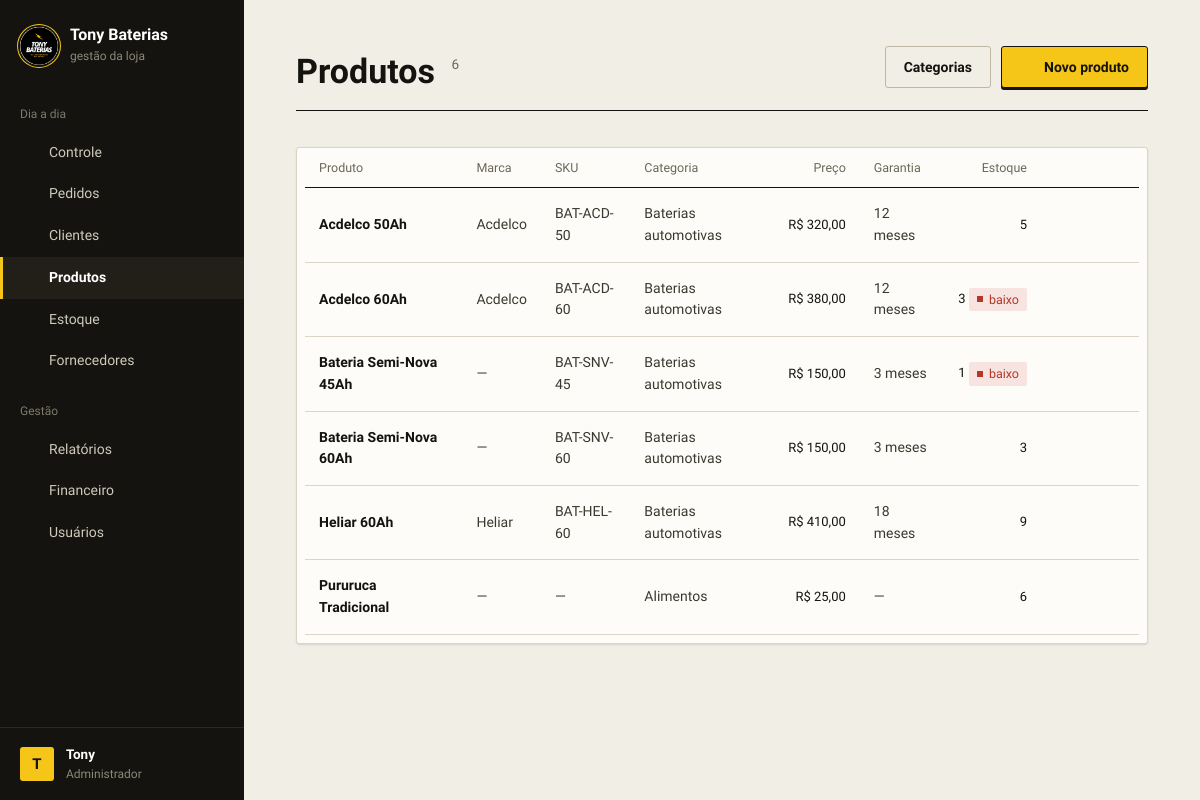
/public/produtos.php (signed in), run on the app's committed database.
### tables this page shows
CREATE TABLE IF NOT EXISTS `produtos` (
  `id` int UNSIGNED NOT NULL AUTO_INCREMENT,
  `categoria_id` int UNSIGNED DEFAULT NULL,
  `nome` varchar(150) NOT NULL,
  `descricao` text,
  `marca` varchar(80) DEFAULT NULL,
  `sku` varchar(40) DEFAULT NULL,
  `preco` decimal(10,2) NOT NULL DEFAULT '0.00',
  `garantia_meses` smallint UNSIGNED NOT NULL DEFAULT '0',
  `estoque_atual` int NOT NULL DEFAULT '0',
  `estoque_minimo` int NOT NULL DEFAULT '0',
  `ativo` tinyint(1) NOT NULL DEFAULT '1',
  `criado_em` datetime NOT NULL DEFAULT CURRENT_TIMESTAMP,
  `atualizado_em` datetime NOT NULL DEFAULT CURRENT_TIMESTAMP ON UPDATE CURRENT_TIMESTAMP,
  PRIMARY KEY (`id`),
  UNIQUE KEY `sku` (`sku`),
  CONSTRAINT `chk_estoque_nao_negativo` CHECK (`estoque_atual` >= 0),
  KEY `fk_produtos_categoria` (`categoria_id`),
  KEY `idx_produtos_nome` (`nome`)
);

CREATE TABLE IF NOT EXISTS `categorias` (
  `id` int UNSIGNED NOT NULL AUTO_INCREMENT,
  `nome` varchar(100) NOT NULL,
  `criado_em` datetime NOT NULL DEFAULT CURRENT_TIMESTAMP,
  PRIMARY KEY (`id`),
  UNIQUE KEY `nome` (`nome`)
);

### config/config.php (called while the page is built, shortened)
<?php
spl_autoload_register(function (string $classe) {
    foreach (['models', 'controllers'] as $pasta) {
        $arquivo = BASE_PATH . "/app/$pasta/$classe.php";
        if (file_exists($arquivo)) {
            return;
        }
    }
});
require_once __DIR__ . '/BancoDados.php';
require_once BASE_PATH . '/app/helpers/validacoes.php';
require_once BASE_PATH . '/app/helpers/icones.php';
function ehAdmin(): bool
{
    return ($_SESSION['usuario_perfil'] ?? null) === 'admin';
}

### config/BancoDados.php (called while the page is built)
<?php
class BancoDados
{
    private static ?PDO $conexao = null;
    public static function getConnection(): PDO
    {
        if (self::$conexao === null) {
            $dsn = 'mysql:host=' . DB_HOST . ';port=' . DB_PORT . ';dbname=' . DB_NAME . ';charset=utf8mb4';
            try {
                self::$conexao = new PDO($dsn, DB_USER, DB_PASS, [
                    PDO::ATTR_ERRMODE            => PDO::ERRMODE_EXCEPTION,
                    PDO::ATTR_DEFAULT_FETCH_MODE => PDO::FETCH_ASSOC,
                    PDO::ATTR_EMULATE_PREPARES   => false,
                    PDO::MYSQL_ATTR_INIT_COMMAND => "SET time_zone = '" . (new DateTime('now'))->format('P') . "'",
                ]);
            } catch (PDOException $e) {
                die(APP_ENV === 'development'
                    ? 'Erro ao conectar ao banco de dados: ' . $e->getMessage()
                    : 'Não foi possível conectar ao banco de dados. Tente novamente mais tarde.');
            }
        }
        return self::$conexao;
    }
}

### app/controllers/ProdutoController.php (called while the page is built, shortened)
<?php
class ProdutoController
{
    private Produto $produtoModel;
    public function __construct()
    {
        $this->produtoModel = new Produto();
    }
    public function listar(): array
    {
        return $this->produtoModel->listarTodos();
    }
}

### app/models/Produto.php (called while the page is built, shortened)
<?php
class Produto
{
    private PDO $db;
    public function __construct()
    {
        $this->db = BancoDados::getConnection();
    }
    public function listarTodos(): array
    {
        return $this->db->query(
            'SELECT p.*, c.nome AS categoria_nome
             FROM produtos p
             LEFT JOIN categorias c ON c.id = p.categoria_id
             WHERE p.ativo = 1
             ORDER BY p.nome'
        )->fetchAll();
    }
}

### app/views/produtos/listar.php (the view, shortened to what this page needs)
<div class="pagina-topo">
    <div>
        <h1>Produtos <span class="pagina-topo__contagem"><?= count($produtos) ?></span></h1>
    </div>
    <div class="pagina-topo__acoes">
        <a href="categorias.php" class="btn btn-secundario">Categorias</a>
        <a href="produtos.php?acao=form" class="btn btn-primario"><?= icone('mais', 16) ?> Novo produto</a>
    </div>
</div>
<?php if (empty($produtos)): ?>
    <div class="estado-vazio">Nenhum produto cadastrado.</div>
<?php else: ?>
    <section class="painel">
        <div class="tabela-wrap">
            <table class="tabela">
                <thead>
                    <tr>
                        <th>Produto</th>
                        <th>Marca</th>
                        <th>SKU</th>
                        <th>Categoria</th>
                        <th class="num">Preço</th>
                        <th>Garantia</th>
                        <th class="num">Estoque</th>
                        <th></th>
                    </tr>
                </thead>
                <tbody>
                    <?php foreach ($produtos as $produto): ?>
                        <tr>
                            <td class="cel-principal"><?= htmlspecialchars($produto['nome']) ?></td>
                            <td><?= htmlspecialchars($produto['marca'] ?? '—') ?></td>
                            <td><?= htmlspecialchars($produto['sku'] ?? '—') ?></td>
                            <td><?= htmlspecialchars($produto['categoria_nome'] ?? '—') ?></td>
                            <td class="num">R$ <?= moeda($produto['preco']) ?></td>
                            <td><?= $produto['garantia_meses'] > 0 ? $produto['garantia_meses'] . ' meses' : '—' ?></td>
                            <td class="num">
                                <?= (int) $produto['estoque_atual'] ?>
                                <?php if ($produto['estoque_atual'] <= $produto['estoque_minimo']): ?>
                                    <span class="badge badge-alerta">baixo</span>
                                <?php endif; ?>
                            </td>
                            <td class="cel-acoes">
                                <div class="acoes">
                                    <a href="produtos.php?acao=form&id=<?= $produto['id'] ?>" class="acao" title="Editar">
                                        <?= icone('editar', 16) ?><span>Editar</span>
                                    </a>
                                    <?php if (ehAdmin()): ?>
                                        <?= botaoAcao('produtos.php?acao=excluir', ['id' => $produto['id']], 'excluir', 'Excluir', 'acao--perigo', 'Excluir este produto?') ?>
                                    <?php endif; ?>
                                </div>
                            </td>
                        </tr>
                    <?php endforeach; ?>
                </tbody>
            </table>
        </div>
    </section>
<?php endif; ?>

### app/helpers/icones.php (shortened to what this page needs)
<?php
function icone(string $nome, int $tamanho = 18): string
{
    return sprintf(
        '<svg width="%1$d" height="%1$d" viewBox="0 0 24 24" fill="none" stroke="currentColor" stroke-width="1.8" stroke-linecap="round" stroke-linejoin="round" aria-hidden="true">%2$s</svg>',
        $tamanho,
        trim($tracos[$nome])
    );
}
function moeda($valor): string
{
    return number_format((float) $valor, 2, ',', '.');
}
function botaoAcao(string $destino, array $campos, string $nomeIcone, string $rotulo, string $classe = '', string $confirmacao = ''): string
{
    $html = '<form method="POST" action="' . htmlspecialchars($destino) . '" class="form-linha">' . campoCsrf();
    foreach ($campos as $nome => $valor) {
        $html .= '<input type="hidden" name="' . htmlspecialchars((string) $nome) . '" value="' . htmlspecialchars((string) $valor) . '">';
    }
    $aviso = $confirmacao !== ''
        ? ' onclick="return confirm(' . htmlspecialchars(json_encode($confirmacao, JSON_UNESCAPED_UNICODE), ENT_QUOTES) . ');"'
        : '';
    return $html
        . '<button type="submit" class="acao ' . htmlspecialchars($classe) . '" title="' . htmlspecialchars($rotulo) . '"' . $aviso . '>'
        . icone($nomeIcone, 16) . '<span>' . htmlspecialchars($rotulo) . '</span></button></form>';
}

### public/assets/css/global.css (style rules this page uses)
:root { --papel: #f1eee6; --papel-fundo: #e6e1d3; --superficie: #fdfcf8; --tinta: #14130f; --tinta-2: #3b392f; --tinta-3: #6b6858; --linha: #dad5c6; --linha-forte: #bdb7a3; --amarelo: #f5c518; --amarelo-fundo: #fbf0c0; --amarelo-texto: #7a5c00; --erro: #b3382c; --erro-fundo: #f7e3df; --ok: #2b6b47; --ok-fundo: #dfece3; --fonte-base: 'Plus Jakarta Sans', system-ui, -apple-system, 'Segoe UI', sans-serif; --raio: 3px; --sombra-1: 0 1px 0 rgba(20, 19, 15, 0.04), 0 1px 3px rgba(20, 19, 15, 0.07); --sombra-2: 0 2px 4px rgba(20, 19, 15, 0.05), 0 14px 30px -10px rgba(20, 19, 15, 0.26); --curva: cubic-bezier(0.2, 0.7, 0.2, 1); }
* { margin: 0; padding: 0; box-sizing: border-box; }
body { font-family: var(--fonte-base); font-size: 15px; line-height: 1.55; color: var(--tinta); background-color: var(--papel); -webkit-font-smoothing: antialiased; }
a { color: inherit; text-decoration: none; }
button, input, select, textarea { font: inherit; color: inherit; }
.btn { display: inline-flex; align-items: center; justify-content: center; gap: 8px; min-height: 42px; padding: 10px 18px; border: 1px solid transparent; border-radius: var(--raio); font-size: 14px; font-weight: 600; line-height: 1.2; white-space: nowrap; cursor: pointer; user-select: none; }
.btn-primario { background-color: var(--amarelo); color: var(--tinta); border-color: var(--tinta); box-shadow: 0 2px 0 var(--tinta); }
.btn-secundario { background-color: transparent; color: var(--tinta); border-color: var(--linha-forte); }
.badge { display: inline-flex; align-items: center; gap: 6px; padding: 2px 8px; border-radius: 2px; font-size: 12.5px; font-weight: 500; white-space: nowrap; }
.badge::before { content: ''; width: 6px; height: 6px; background-color: currentColor; }
.badge-alerta { background-color: var(--erro-fundo); color: var(--erro); }
.form-linha { display: contents; }

### public/assets/css/layout.css (style rules this page uses)
.lateral__item svg { width: 17px; height: 17px; flex-shrink: 0; color: #8c8977; }
.lateral__item--ativo svg, .lateral__item--ativo:hover svg { color: var(--amarelo); }
.pagina-topo { display: flex; flex-wrap: wrap; align-items: flex-end; justify-content: space-between; gap: 20px 24px; margin-bottom: 36px; padding-bottom: 22px; border-bottom: 1px solid var(--tinta); }
.pagina-topo h1 { font-size: clamp(26px, 3.2vw, 34px); font-weight: 700; line-height: 1; }
.pagina-topo__contagem { margin-left: 8px; font-size: 0.4em; font-weight: 400; vertical-align: 1.05em; color: var(--tinta-3); }
.pagina-topo__acoes { display: flex; flex-wrap: wrap; align-items: center; gap: 10px; }
.painel { background-color: var(--superficie); border: 1px solid var(--linha); border-radius: var(--raio); box-shadow: var(--sombra-1); }
.painel .tabela-wrap { padding: 0 8px 8px; }

### public/assets/css/tables.css (style rules this page uses)
.tabela-wrap { width: 100%; overflow-x: auto; }
.tabela { width: 100%; border-collapse: collapse; font-size: 14px; }
.tabela th { padding: 10px 14px; text-align: left; white-space: nowrap; font-size: 12.5px; font-weight: 500; color: var(--tinta-3); border-bottom: 1px solid var(--tinta); }
.tabela td { padding: 15px 14px; vertical-align: middle; color: var(--tinta-2); border-bottom: 1px solid var(--linha); }
.tabela .cel-principal { font-weight: 600; color: var(--tinta); }
.tabela .num { text-align: right; font-size: 13px; font-variant-numeric: tabular-nums; white-space: nowrap; }
.tabela td.num { color: var(--tinta); }
.tabela th.num { font-size: 12.5px; }
.acoes { display: flex; justify-content: flex-end; gap: 2px; }
.acao { display: inline-flex; align-items: center; justify-content: center; gap: 8px; width: 34px; height: 34px; border: 1px solid transparent; border-radius: var(--raio); color: var(--tinta-3); background: none; cursor: pointer; }
button.acao { padding: 0; font: inherit; }

### data on the page
produtos: nome "Acdelco 50Ah", marca "Acdelco", sku "BAT-ACD-50", categoria.nome "Baterias automotivas", preco "320,00", garantia_meses "12", estoque_atual "5"
produtos: nome "Acdelco 60Ah", marca "Acdelco", sku "BAT-ACD-60", categoria.nome "Baterias automotivas", preco "380,00", garantia_meses "12", estoque_atual "3", estoque_minimo "baixo"
produtos: nome "Bateria Semi-Nova 45Ah", marca "—", sku "BAT-SNV-45", categoria.nome "Baterias automotivas", preco "150,00", garantia_meses "3", estoque_atual "1", estoque_minimo "baixo"
produtos: nome "Bateria Semi-Nova 60Ah", marca "—", sku "BAT-SNV-60", categoria.nome "Baterias automotivas", preco "150,00", garantia_meses "3", estoque_atual "3"
produtos: nome "Heliar 60Ah", marca "Heliar", sku "BAT-HEL-60", categoria.nome "Baterias automotivas", preco "410,00", garantia_meses "18", estoque_atual "9"
produtos: nome "Pururuca Tradicional", marca "—", sku "—", categoria.nome "Alimentos", preco "25,00", estoque_atual "6"

### other printed values
$grupoAtual "Dia a dia"
$item['label'] "Controle"
$item['label'] "Pedidos"
$item['label'] "Clientes"
$item['label'] "Produtos"
$item['label'] "Estoque"
$item['label'] "Fornecedores"
$grupoAtual "Gestão"
$item['label'] "Relatórios"
$item['label'] "Financeiro"
$item['label'] "Usuários"
mb_strtoupper(mb_substr($nomeUsuario, 0, 1)) "T"
$nomeUsuario "Tony"
count($produtos) "6"
